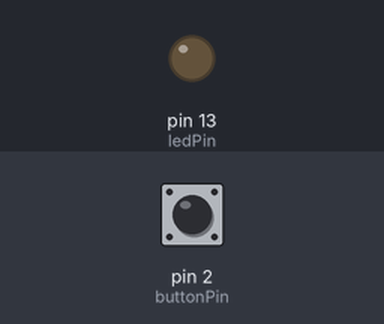
The sketch below on a simulated Arduino Uno, built with avr-gcc and run on an emulated ATmega328P. Shown: output pins drawn as LEDs (lit = HIGH). The inputs (shaded band) are chosen by the test bench; at power-on: pin 2 (buttonPin) HIGH.

Above: at 1.2 s.
1.3 s: pin 2 (buttonPin) pulled LOW for 0.15 s
At 1.37 s:
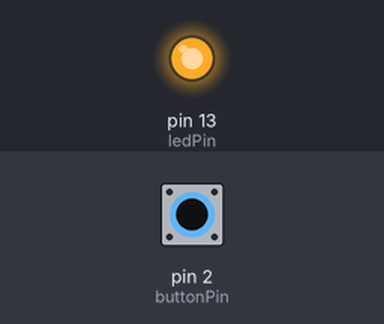
2.9 s: pin 2 (buttonPin) pulled LOW for 3.2 s
At 6.6 s:
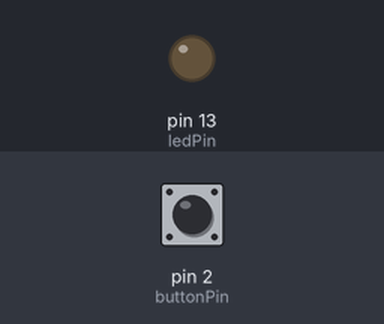
Timing chart, 0 to 8.1 s (numbered marks = the images above; inputs shaded):
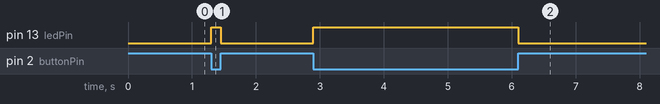

Measured:
- after the input at 1.3 s, pin 13 (ledPin): LOW → HIGH at once, → LOW 0.15 s later
- after the input at 2.9 s, pin 13 (ledPin): LOW → HIGH at once, → LOW 3.2 s later

The sketch:

Led_con_boton.ino
```cpp
// Definición de pines
const int ledPin = 13;   // Pin al que está conectado el LED
const int buttonPin = 2; // Pin al que está conectado el botón

// Variable para almacenar el estado del botón
int buttonState = 0;

void setup() {
  // Configurar el pin del LED como salida
  pinMode(ledPin, OUTPUT);

  // Configurar el pin del botón como entrada con resistencia pull-up interna
  pinMode(buttonPin, INPUT_PULLUP);
}

void loop() {
  // Leer el estado del botón
  buttonState = digitalRead(buttonPin);

  // Si el botón está presionado (el estado es LOW debido a la pull-up interna)
  if (buttonState == LOW) {
    digitalWrite(ledPin, HIGH); // Encender el LED
  } else {
    digitalWrite(ledPin, LOW); // Apagar el LED
  }
}
```
